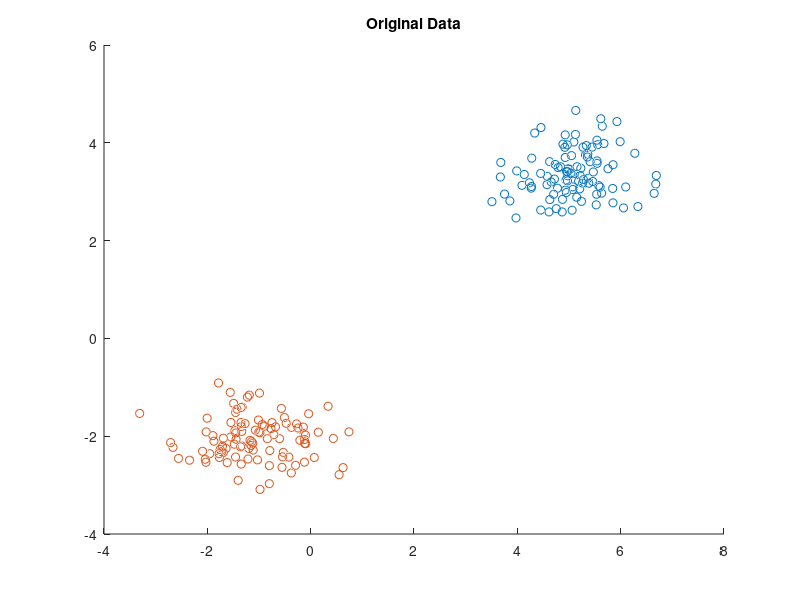

Here is the MATLAB script that generated this plot: (Note: this script raises an error after producing the figure.)
clear all;
close all;
clc

rng(0);

nbr1 = 100;
nbr2 = nbr1;

mu1 = [5, 3.4, 0.0];
mu2 = [-1, -2.1, 0.0];
sigma1 = diag([0.5, 0.2, 1.5]);
sigma2 = diag([0.6, 0.21, 1.5]);

data1 = mvnrnd(mu1, sigma1, 100);
data2 = mvnrnd(mu2, sigma2, 100);

figure(); hold on;
scatter3(data1(:, 1), data1(:, 2), data1(:, 3))
scatter3(data2(:, 1), data2(:, 2), data2(:, 3))
title('Original Data')
hold off;

data = [data1; data2];
label = [zeros(nbr1, 1); ones(nbr2,1)];

% PCA

%[y,x_hat,~,~,U_hat] = func_pca(data', 2);
[y,x_hat,~,~,U_hat] = func_pca_original(data, 2);

%y = y';
%x_hat = x_hat';

figure(); hold on;
scatter(y(:, 1), y(:, 2))
title('Principal Component Domain')
hold off;

figure(); 
scatter3(x_hat(:, 1), x_hat(:, 2), x_hat(:, 3))
title('Principal Component Truncated Reconstruction')
hold off;

%% LDA

y1_mean = mean( y(1:50, :) );
y2_mean = mean( y(101:150, :) );
y_mean = mean( [y(1:50, :); y(101:150, :)] );

Sw = 0.01 * ( (y(1:50, :)-y1_mean)' * (y(1:50, :)-y1_mean) + (y(101:150, :)-y2_mean)' * (y(101:150, :)-y2_mean) ); 
Sb = 0.01 * ( (y(1:50, :)-y_mean)' * (y(1:50, :)-y_mean) + (y(101:150, :)-y_mean)' * (y(101:150, :)-y_mean) );

q = Sw \ Sb;
a = U_hat'*q;

a' * data(55, :)'
a' * data(155, :)'

q' * y1_mean'
q' * y2_mean'




